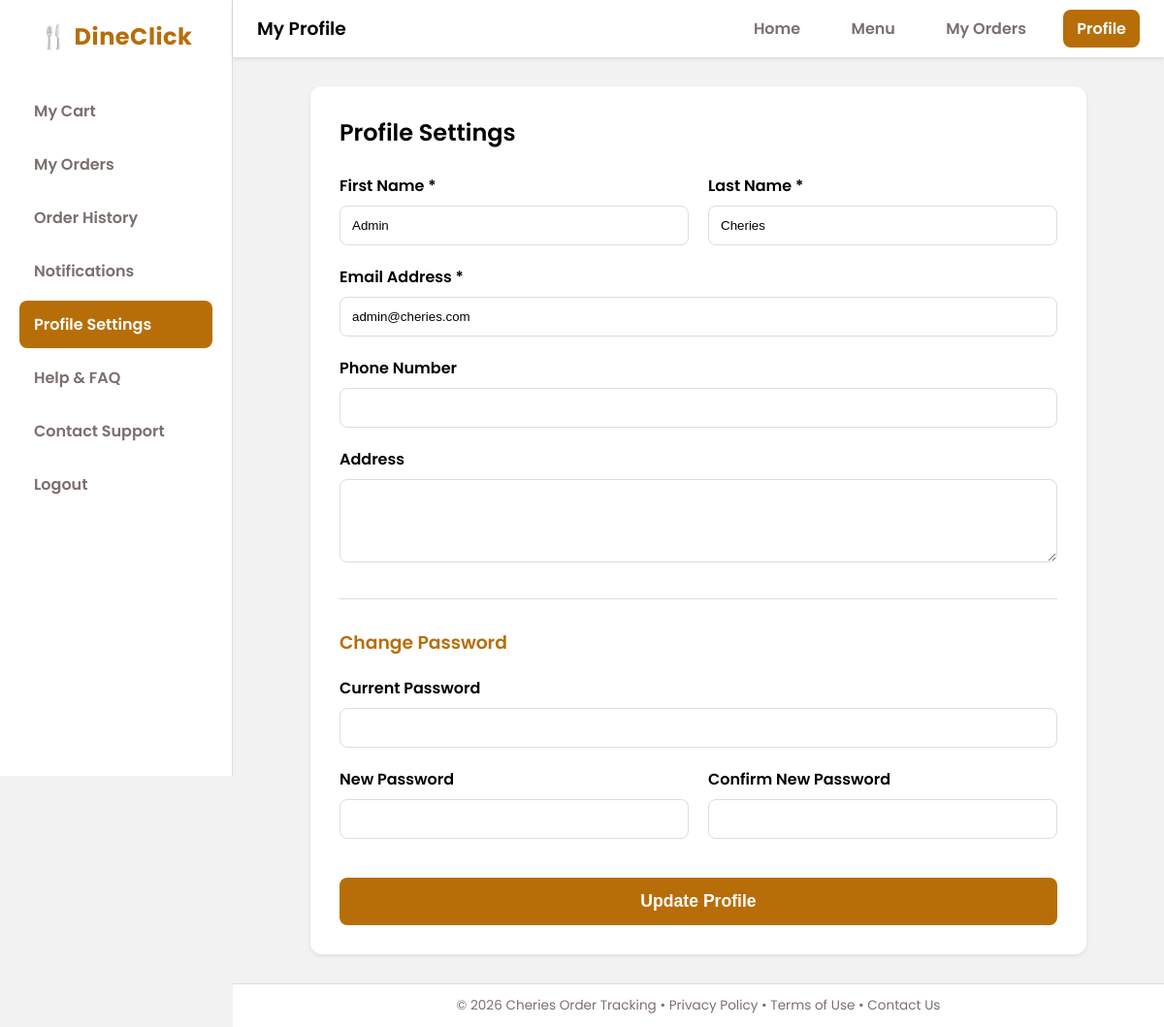
The app's page /profile.php (signed in) with its own data.
### tables this page shows
CREATE TABLE IF NOT EXISTS users (
    id          INT          NOT NULL AUTO_INCREMENT,
    first_name  VARCHAR(50)  NOT NULL,
    last_name   VARCHAR(50)  NOT NULL,
    email       VARCHAR(100) NOT NULL,
    password    VARCHAR(255) NOT NULL,
    phone       VARCHAR(20)  DEFAULT NULL,
    address     TEXT         DEFAULT NULL,
    role        TINYINT(1)   NOT NULL DEFAULT 0  COMMENT '0=customer 1=admin',
    is_admin    TINYINT(1)   NOT NULL DEFAULT 0  COMMENT 'alias kept for compatibility',
    created_at  TIMESTAMP    NOT NULL DEFAULT CURRENT_TIMESTAMP,
    updated_at  TIMESTAMP    NOT NULL DEFAULT CURRENT_TIMESTAMP ON UPDATE CURRENT_TIMESTAMP,
    PRIMARY KEY (id),
    UNIQUE KEY  uq_email  (email),
    INDEX       idx_role  (role),
    INDEX       idx_admin (is_admin)
);

### profile.php (the view, shortened to what this page needs)
<?php
$database = new Database();
$db = $database->getConnection();
$user_id = $_SESSION['user_id'];
$query = "SELECT * FROM users WHERE id = :id";
$stmt = $db->prepare($query);
$stmt->bindParam(':id', $user_id);
$stmt->execute();
$user = $stmt->fetch();
include 'includes/header.php';
include 'includes/sidebar.php';
?>
<main>
  <header>
    <h3>My Profile</h3>
    <nav>
      <a href="index.php">Home</a>
      <a href="menu.php">Menu</a>
      <a href="orders.php">My Orders</a>
      <a href="profile.php" class="active">Profile</a>
    </nav>
  </header>
  <div style="padding: 30px; overflow-y: auto;">
    <div style="max-width: 800px; margin: 0 auto;">
      <div style="background: #fff; padding: 30px; border-radius: 12px; box-shadow: 0 2px 4px rgba(0,0,0,0.08);">
        <h2 style="margin-bottom: 25px; font-weight: 600;">Profile Settings</h2>
        <form method="POST" action="">
          <div style="display: grid; grid-template-columns: 1fr 1fr; gap: 20px; margin-bottom: 20px;">
            <div>
              <label style="display: block; margin-bottom: 8px; font-weight: 600;">First Name *</label>
              <input type="text" name="first_name" required
                     value="<?php echo htmlspecialchars($user['first_name']); ?>"
                     style="width: 100%; padding: 12px; border: 1px solid #ddd; border-radius: 8px;">
            </div>
            <div>
              <label style="display: block; margin-bottom: 8px; font-weight: 600;">Last Name *</label>
              <input type="text" name="last_name" required
                     value="<?php echo htmlspecialchars($user['last_name']); ?>"
                     style="width: 100%; padding: 12px; border: 1px solid #ddd; border-radius: 8px;">
            </div>
          </div>
          <div style="margin-bottom: 20px;">
            <label style="display: block; margin-bottom: 8px; font-weight: 600;">Email Address *</label>
            <input type="email" name="email" required
                   value="<?php echo htmlspecialchars($user['email']); ?>"
                   style="width: 100%; padding: 12px; border: 1px solid #ddd; border-radius: 8px;">
          </div>
          <div style="margin-bottom: 20px;">
            <label style="display: block; margin-bottom: 8px; font-weight: 600;">Phone Number</label>
            <input type="tel" name="phone"
                   value="<?php echo htmlspecialchars($user['phone'] ?? ''); ?>"
                   style="width: 100%; padding: 12px; border: 1px solid #ddd; border-radius: 8px;">
          </div>
          <div style="margin-bottom: 30px;">
            <label style="display: block; margin-bottom: 8px; font-weight: 600;">Address</label>
            <textarea name="address" rows="3"
                      style="width: 100%; padding: 12px; border: 1px solid #ddd; border-radius: 8px; font-family: 'Poppins', sans-serif; resize: vertical;"><?php echo htmlspecialchars($user['address'] ?? ''); ?></textarea>
          </div>
          <hr style="margin: 30px 0; border: none; border-top: 1px solid #ddd;">
          <h3 style="margin-bottom: 20px; font-weight: 600; color: #B76E09;">Change Password</h3>
          <div style="margin-bottom: 20px;">
            <label style="display: block; margin-bottom: 8px; font-weight: 600;">Current Password</label>
            <input type="password" name="current_password"
                   style="width: 100%; padding: 12px; border: 1px solid #ddd; border-radius: 8px;">
          </div>
          <div style="display: grid; grid-template-columns: 1fr 1fr; gap: 20px; margin-bottom: 20px;">
            <div>
              <label style="display: block; margin-bottom: 8px; font-weight: 600;">New Password</label>
              <input type="password" name="new_password"
                     style="width: 100%; padding: 12px; border: 1px solid #ddd; border-radius: 8px;">
            </div>
            <div>
              <label style="display: block; margin-bottom: 8px; font-weight: 600;">Confirm New Password</label>
              <input type="password" name="confirm_password"
                     style="width: 100%; padding: 12px; border: 1px solid #ddd; border-radius: 8px;">
            </div>
          </div>
          <button type="submit"
                  style="width: 100%; padding: 14px; background: #B76E09; color: #fff; border: none; border-radius: 8px; font-weight: 600; font-size: 1.1rem; cursor: pointer; margin-top: 20px;">
            Update Profile
          </button>
        </form>
      </div>
    </div>
  </div>
<?php include 'includes/footer.php'; ?>

### includes/header.php (style rules this page uses)
* { margin: 0; padding: 0; box-sizing: border-box; }
body { margin: 0; font-family: 'Poppins', sans-serif; background-color: #F2F2F2; color: #000; display: flex; min-height: 100vh; }
main { flex: 1; display: flex; flex-direction: column; min-height: 100vh; }
header { background: #fff; padding: 15px 25px; display: flex; justify-content: space-between; align-items: center; box-shadow: 0 2px 4px rgba(0,0,0,0.1); position: sticky; top: 0; z-index: 100; }
header h3 { color: #000; font-weight: 600; }
header nav a { margin-left: 20px; text-decoration: none; color: #7D6E6E; font-weight: 600; padding: 8px 14px; border-radius: 8px; transition: all 0.3s ease; }
header nav a:hover, header nav a.active { background-color: #B76E09; color: #fff; }

### records on screen
users: first_name "Admin", last_name "Cheries", email "admin@cheries.com"

### other values on screen
SITE_NAME "Cheries Order Tracking"
